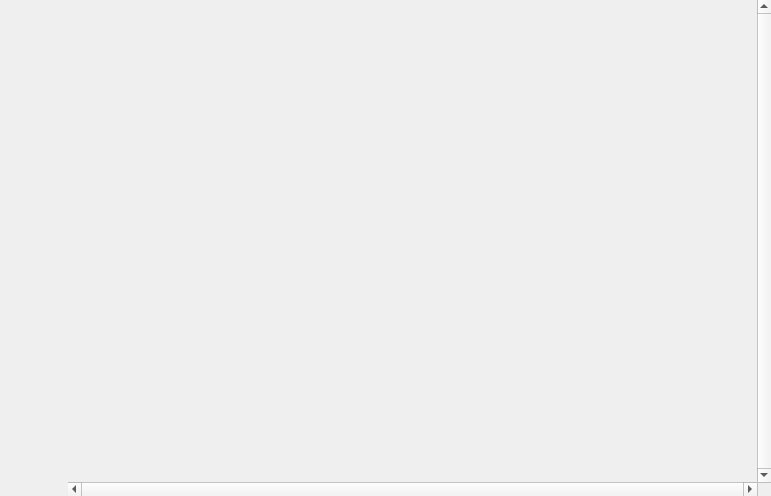
<?xml version="1.0" encoding="UTF-8"?>
<ui version="4.0">
 <class>Pianoroll</class>
 <widget class="QWidget" name="Pianoroll">
  <property name="geometry">
   <rect>
    <x>0</x>
    <y>0</y>
    <width>771</width>
    <height>496</height>
   </rect>
  </property>
  <property name="windowTitle">
   <string>Form</string>
  </property>
  <layout class="QHBoxLayout" name="horizontalLayout">
   <property name="spacing">
    <number>0</number>
   </property>
   <property name="sizeConstraint">
    <enum>QLayout::SetDefaultConstraint</enum>
   </property>
   <property name="margin">
    <number>0</number>
   </property>
   <item>
    <widget class="PianorollKeyboard" name="keyboard" native="true">
     <property name="minimumSize">
      <size>
       <width>68</width>
       <height>0</height>
      </size>
     </property>
    </widget>
   </item>
   <item>
    <widget class="PianorollContentScroller" name="scrollArea">
     <property name="frameShape">
      <enum>QFrame::NoFrame</enum>
     </property>
     <property name="frameShadow">
      <enum>QFrame::Plain</enum>
     </property>
     <property name="lineWidth">
      <number>0</number>
     </property>
     <property name="verticalScrollBarPolicy">
      <enum>Qt::ScrollBarAlwaysOn</enum>
     </property>
     <property name="horizontalScrollBarPolicy">
      <enum>Qt::ScrollBarAlwaysOn</enum>
     </property>
     <property name="widgetResizable">
      <bool>true</bool>
     </property>
     <widget class="PianorollContent" name="content">
      <property name="geometry">
       <rect>
        <x>0</x>
        <y>0</y>
        <width>688</width>
        <height>481</height>
       </rect>
      </property>
     </widget>
    </widget>
   </item>
  </layout>
 </widget>
 <customwidgets>
  <customwidget>
   <class>PianorollContent</class>
   <extends>QWidget</extends>
   <header>pianorollcontent.h</header>
  </customwidget>
  <customwidget>
   <class>PianorollKeyboard</class>
   <extends>QWidget</extends>
   <header>pianorollkeyboard.h</header>
  </customwidget>
  <customwidget>
   <class>PianorollContentScroller</class>
   <extends>QScrollArea</extends>
   <header>pianorollcontentscroller.h</header>
  </customwidget>
 </customwidgets>
 <resources/>
 <connections/>
</ui>
